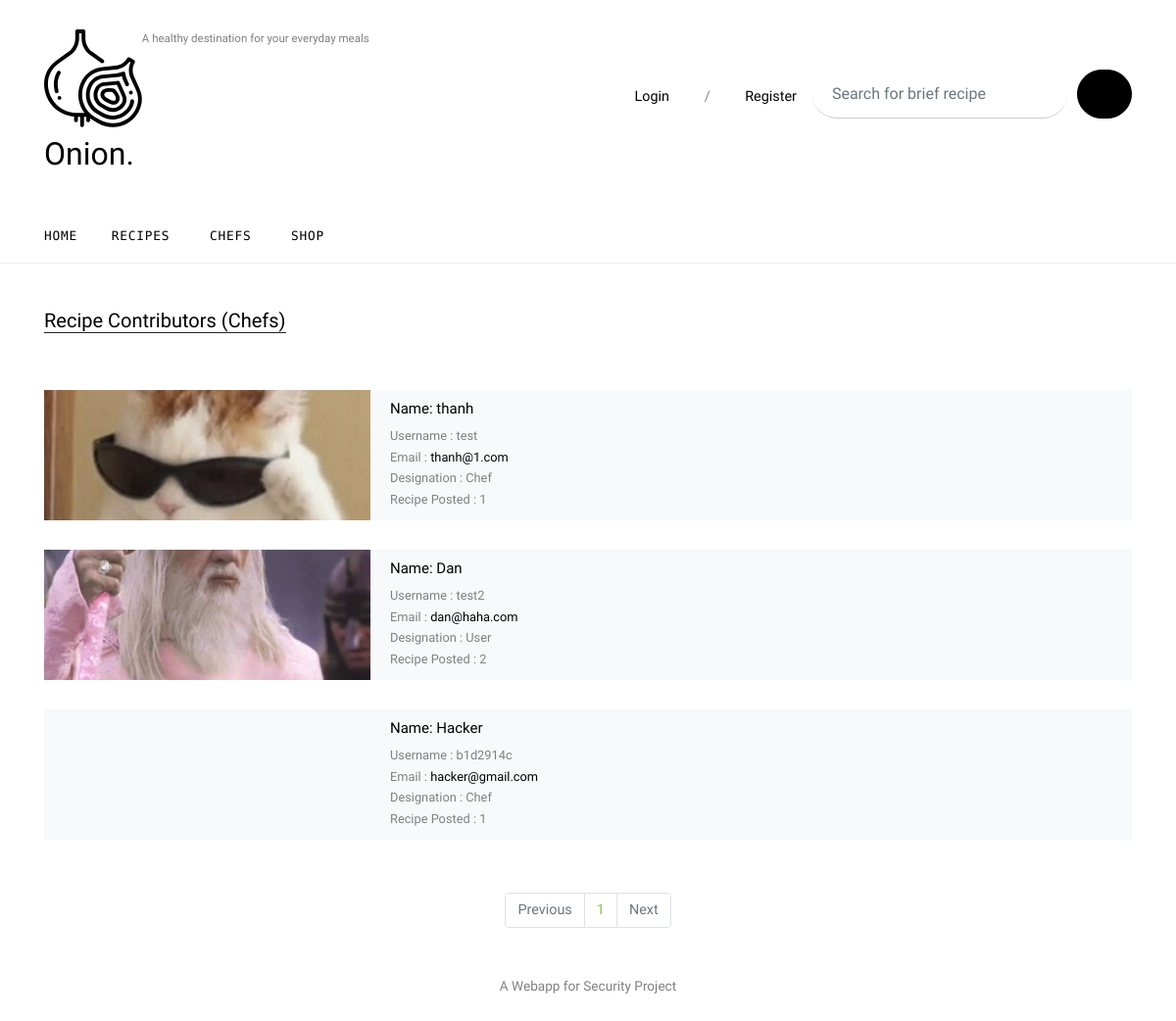
The app's page /chefs, older data.
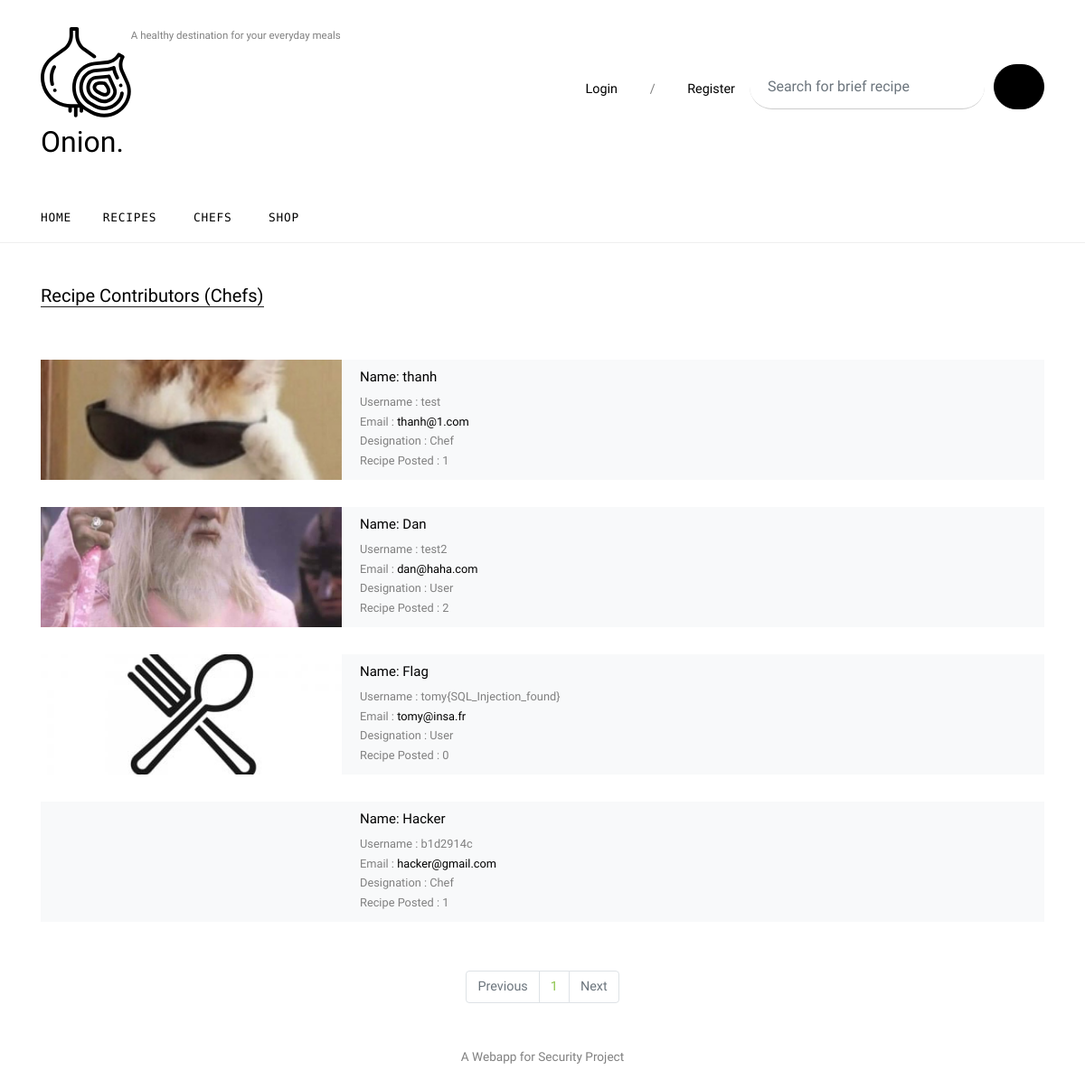
The same page, newer data.
### App/models.py (models this page shows, shortened)
class User(db.Model):
    id = db.Column(db.Integer, primary_key=True)
    name = db.Column(db.Text, nullable=False)
    username = db.Column(db.String(20), unique=True, nullable=False)
    email = db.Column(db.String(120), unique=True, nullable=False)
    profile_pic = db.Column(db.String(20), nullable=False, default='default_user.jpg')
    password = db.Column(db.String(60), nullable=False)
    type = db.Column(db.String(10), nullable=False)
    designation = db.Column(db.Text, nullable=False)
    ingredient = db.relationship('Ingredient', backref='ing_creator', lazy=True)
    recipes = db.relationship('Recipe', backref='recipe_creator', lazy=True)

### App/routes.py (the view)
@app.route('/chefs')
def cooks():
    valid = PassiveControls.validation()
    if valid[0]:
        return redirect(url_for(f'{valid[2]}.cooks'))
    else:
        page = request.args.get('page', 1, type=int)
        users = User.query.filter_by(type="user").paginate(page=page, per_page=5)
        return render_template('unlogged/cooks.html', users=users)

### Controls/PassiveControls.py (called while the page is built)
def validation():
    if "id" and "access" and "name" in session:
        return True, session['id'], session['access'], session['name']
    else:
        return False, "None", "None", "None"

### App/templates/unlogged/cooks.html (shortened to what this page needs)
{% extends "unlogged/base.html" %}
{% block content %}
    <div class="site-section">
      <div class="container">
        <div class="row">
          <div class="col-lg-12">
            <div class="row">
              <div class="col-12">
                <div class="section-title">
                  <h2>Recipe Contributors (Chefs)</h2>
                </div>
              </div>
            </div>
            <div class="row">
              <div class="col-md-12">
            {% if users.items %}
                {% for users in users.items %}
                <div class="post-entry-2 d-flex bg-light">
                 <div class="thumbnail" style="background-image: url('{{ url_for('static', filename= 'images/' + users.profile_pic) }}')"></div>
                  <div class="contents">
                    <h2><a href="{{ url_for('user_profile', user_id=users.id ) }}">Name: {{users.name}}</a></h2>
                    <div class="post-meta">
                      <span class="d-block">Username : {{users.username}}</span>
                      <span class="d-block">Email : <a href="mailto: {{ users.email }}">{{users.email}}</a></span>
                      <span class="d-block">Designation : {{ users.designation|capitalize }}</span>
                      <span class="d-block">Recipe Posted : {{ users.recipes|length }}</span>
                    </div>
                  </div>
                </div>
                {% endfor %}
                  {% else %}
                  <p>There are no recipe contributors at this moment.</p>
                  {% endif %}
              </div>
          </div>
        </div>
          {% if users %}
          <div class="mx-auto">
                <br>
              <nav aria-label="Page navigation example">
              <ul class="pagination">
                  {% if users.page > 1 %}
                <li class="page-item"><a class="page-link" href="{{ url_for('cooks', page=(users.page-1)) }}">Previous</a></li>
                  {% else %}
                <li class="page-item disabled"><a class="page-link" href="">Previous</a></li>
                  {% endif %}
                  {% for page_num in users.iter_pages(left_edge=1, right_edge=1, left_current=2, right_current=2) %}
                    {% if page_num %}
                <li class="page-item"><a class="page-link" href="{{ url_for('cooks', page=page_num) }}">{{page_num}}</a></li>
                    {% else %}
                  <li class="page-item"><a class="page-link" href="">....</a></li>
                    {% endif %}
                  {% endfor %}
                  {% if users.page < users.pages %}
                <li class="page-item"><a class="page-link" href="{{ url_for('cooks', page=(users.page+1)) }}">Next</a></li>
                  {% else %}
                <li class="page-item disabled"><a class="page-link" href="">Next</a></li>
                  {% endif %}
              </ul>
            </nav>
          </div>
                  {% endif %}
      </div>
    </div>
{% endblock %}

### App/templates/unlogged/base.html (shortened to what this page needs)
<!DOCTYPE html>
<html lang="en">
<head>
  <link rel="stylesheet" href="{{ url_for('static', filename='fonts/icomoon/style.css') }}">
  <link rel="stylesheet" href="{{ url_for('static', filename='css/bootstrap.min.css') }}">
  <link rel="stylesheet" href="{{ url_for('static', filename='css/jquery-ui.css') }}">
  <link rel="stylesheet" href="{{ url_for('static', filename='css/owl.carousel.min.css') }}">
  <link rel="stylesheet" href="{{ url_for('static', filename='css/owl.theme.default.min.css') }}">
  <link rel="stylesheet" href="{{ url_for('static', filename='css/jquery.fancybox.min.css') }}">
  <link rel="stylesheet" href="{{ url_for('static', filename='css/bootstrap-datepicker.css') }}">
  <link rel="stylesheet" href="{{ url_for('static', filename='fonts/flaticon/font/flaticon.css') }}">
  <link rel="stylesheet" href="{{ url_for('static', filename='css/aos.css') }}">
  <link rel="stylesheet" href="{{ url_for('static', filename='css/jquery.mb.YTPlayer.min.css') }}">
  <link rel="stylesheet" href="{{ url_for('static', filename='css/style.css') }}">
</head>
<body data-spy="scroll" data-target=".site-navbar-target" data-offset="300">
  <div class="site-wrap">
    <div class="header-top">
      <div class="container">
        <div class="row align-items-center">
          <div class="col-12 col-lg-6 d-flex">
            <a href="{{ url_for('index') }}" class="site-logo">
 <span class="u-icon u-icon-circle u-palette-3-base u-spacing-10 u-icon-1">
        </span>
              Onion.
            </a><small>A healthy destination for your everyday meals</small>
          </div>
          <div class="col-12 col-lg-6 ml-auto d-flex">
            <div class="ml-md-auto top-social d-none d-lg-inline-block">
              <a href="{{ url_for('login') }}" class="d-inline-block p-3"><p>Login</p></a>
                <p class="d-inline-block p-3">/</p>
                <a href="{{ url_for('register') }}" class="d-inline-block p-3">Register</a>
            </div>
            <form id="search" onsubmit="redirecting()" class="search-form d-inline-block">
              <div class="d-flex">
                <input type="text" class="form-control" placeholder="Search for brief recipe" name="keywords">
                <button type="submit" class="btn btn-secondary" ><span class="icon-search"></span></button>
              </div>
            </form>
          </div>
        </div>
      </div>
      <div class="site-navbar py-2 js-sticky-header site-navbar-target d-none pl-0 d-lg-block" role="banner">
      <div class="container">
        <div class="d-flex align-items-center">
          <div class="mr-auto">
            <nav class="site-navigation position-relative text-right" role="navigation">
              <ul class="site-menu main-menu js-clone-nav mr-auto d-none pl-0 d-lg-block">
                <li class="active">
                  <a href="{{ url_for('index') }}" class="nav-link text-left">Home</a>
                </li>
                <li>
                  <a href="{{ url_for('recipes') }}" class="nav-link text-left">Recipes</a>
                </li>
                <li>
                  <a href="{{ url_for('cooks') }}" class="nav-link text-left">Chefs</a>
                </li>
                <li>
                  <a href="{{ url_for('ingredients') }}" class="nav-link text-left">Shop</a>
                </li>
              </ul>
            </nav>
          </div>
        </div>
      </div>
    </div>
    </div>
{% block content %}
{% endblock %}
    <div class="footer">
      <div class="container">
        <div class="row">
          <div class="col-12">
            <div class="copyright">
                <p>
                  A Webapp for Security Project </a>
                </p>
            </div>
          </div>
        </div>
      </div>
    </div>
  </div>
</body>
</html>

### App/static/css/style.css (style rules this page uses)
html { overflow-x: hidden; }
body { line-height: 1.7; color: gray; font-weight: 300; font-size: .9rem; }
a { -webkit-transition: .3s all ease; -o-transition: .3s all ease; transition: .3s all ease; }
h1, h2, h3, h4, h5, .h1, .h2, .h3, .h4, .h5 { font-family: "Cabin", -apple-system, BlinkMacSystemFont, "Segoe UI", Roboto, "Helvetica Neue", Arial, sans-serif, "Apple Color Emoji", "Segoe UI Emoji", "Segoe UI Symbol", "Noto Color Emoji"; }
.site-wrap:before { display: none; -webkit-transition: .3s all ease-in-out; -o-transition: .3s all ease-in-out; transition: .3s all ease-in-out; background: rgba(0, 0, 0, 0.6); content: ""; position: absolute; z-index: 2000; top: 0; left: 0; right: 0; bottom: 0; opacity: 0; visibility: hidden; }
.site-section { padding: 2.5em 0; }
@media (min-width: 768px) { .site-section { padding: 7em 0; } }
.site-logo { font-size: 2rem; color: #000; }
.site-navbar { margin-bottom: 0px; z-index: 1999; width: 100%; background: #fff; font-family: "B612 Mono", monospace; }
.site-navbar .site-navigation .site-menu { margin-left: 0; padding-left: 0; margin-bottom: 0; }
.site-navbar .site-navigation .site-menu .active > a { color: #000; display: inline-block; padding-left: 10px; padding-right: 10px; }
.site-navbar .site-navigation .site-menu a { text-decoration: none !important; display: inline-block; }
.site-navbar .site-navigation .site-menu > li { display: inline-block; }
.site-navbar .site-navigation .site-menu > li:first-child > a { padding-left: 0; }
.site-navbar .site-navigation .site-menu > li > a { text-transform: uppercase; font-size: .8rem; letter-spacing: .05rem; font-weight: 400; display: inline-block; text-decoration: none !important; color: #000; }
.site-mobile-menu .site-nav-wrap { padding: 0; margin: 0; list-style: none; position: relative; }
.site-mobile-menu .site-nav-wrap a { padding: 10px 20px; display: block; position: relative; color: #212529; }
.site-mobile-menu .site-nav-wrap li { position: relative; display: block; }
.site-mobile-menu .site-nav-wrap li.active > a { color: #8bc34a !important; }
.site-mobile-menu .site-nav-wrap > li { display: block; position: relative; float: left; width: 100%; }
.site-mobile-menu .site-nav-wrap > li > a { padding-left: 20px; font-size: 20px; }
.sticky-wrapper .site-navbar { -webkit-transition: .3s all ease; -o-transition: .3s all ease; transition: .3s all ease; border-bottom: 1px solid #efefef; }
.sticky-wrapper .site-navbar .site-menu > li { display: inline-block; }
.sticky-wrapper .site-navbar .site-menu > li.active > a { color: #000; }
.header-top > .container { padding-top: 30px; padding-bottom: 30px; }
.section-title { color: #000; margin-bottom: 50px; }
.section-title h2 { font-size: 20px; font-weight: 400; border-bottom: 1px solid #222; position: relative; display: inline-block; }
.section-title h2:before { position: absolute; content: ""; height: 1px; background: #777; }
.btn { text-transform: uppercase; font-size: 14px; letter-spacing: .2rem; font-family: "Cabin", -apple-system, BlinkMacSystemFont, "Segoe UI", Roboto, "Helvetica Neue", Arial, sans-serif, "Apple Color Emoji", "Segoe UI Emoji", "Segoe UI Symbol", "Noto Color Emoji"; }
.post-meta { font-size: .8rem; }
.post-meta a { color: #000; }
.post-entry-1, .post-entry-2 { font-size: .9rem; margin-bottom: 30px; }
.post-entry-1 h2, .post-entry-2 h2 { font-size: 20px; }
.post-entry-1 h2 a, .post-entry-2 h2 a { color: #000; }
.post-entry-2 { font-size: .9rem; }
.post-entry-2 .thumbnail { background-size: cover; background-position: center; width: 30%; }
.post-entry-2 .contents { width: 70%; padding: 10px 20px; }
.post-entry-2 .contents h2 { font-size: 15px; }
.form-control { margin-right: 10px; height: 50px; padding-left: 20px; padding-right: 20px; border-radius: 30px; border: none; background: #fff; border-bottom: 1px solid transparent; border-bottom: 1px solid #ccc; }
.btn { border-radius: 30px; background: #000; padding-left: 20px; padding-right: 20px; border-color: #000; color: #fff; }
.search-form .form-control { margin-right: 10px; height: 50px; padding-left: 20px; padding-right: 20px; border-radius: 30px; border: none; background: #fff; border-bottom: 1px solid transparent; border-bottom: 1px solid #ccc; }
.search-form .btn { border-radius: 30px; background: #000; padding-left: 20px; padding-right: 20px; border-color: #000; }
.footer { font-size: .85rem; text-align: center; padding: 2rem 0; }
.top-social a { color: #000; }

Row changes from the older to the newer data that the page shows:
added User: profile_pic (placeholder picture), name "Flag", username "tomy{SQL_Injection_found}", email "tomy@insa.fr", designation "User", recipes|length "0"
